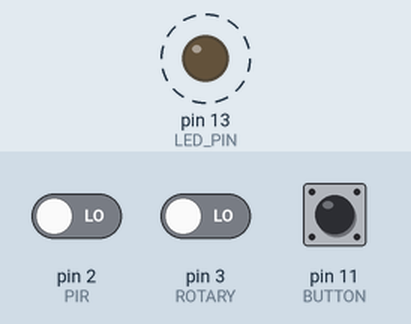
Simulated run of this sketch. Board: Arduino Uno, built with avr-gcc and run on an emulated ATmega328P. Parts: output pins drawn as LEDs (lit = HIGH). Dashed ring = blinking. The inputs (shaded band) are chosen by the test bench; at power-on: pin 2 (PIR) LOW, pin 3 (ROTARY) LOW, pin 11 (BUTTON) LOW. What the sketch prints to the serial monitor is not drawn.

Above: at 1.2 s.
1.3 s: pin 2 (PIR) driven HIGH
4.3 s: pin 3 (ROTARY) driven HIGH
7.3 s: pin 11 (BUTTON) pulled HIGH for 0.15 s
Timing chart, 0 to 16.3 s (numbered marks = the images above; inputs shaded):
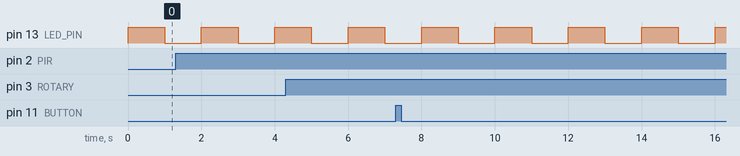

Measured:
- by itself, pin 13 (LED_PIN): alternates HIGH for 1.0 s and LOW for 1.0 s

The sketch:

TASK_M1.T4D.ino
```cpp
#include "PinChangeInt.h"

#define PIR 2
#define BUTTON 11
#define ROTARY 3

volatile int interruptNumber = 0;

// LED Pin
const int LED_PIN = PB5;

// Timer1 settings
const uint16_t TIMER1_LOAD = 0;
const uint16_t TIMER1_COMPARE = 15625; // 1 second with 1024 prescaler

void setup() {
    Serial.begin(9600);

    pinMode(PIR, INPUT);
    pinMode(BUTTON, INPUT);
    pinMode(ROTARY, INPUT);

    DDRB |= (1 << LED_PIN); // Set LED pin as output

    attachInterrupt(digitalPinToInterrupt(PIR), externalInterrupt1, CHANGE);
    attachInterrupt(digitalPinToInterrupt(ROTARY), externalInterrupt2, RISING);
    attachPinChangeInterrupt(BUTTON, externalInterrupt3, RISING);

    // Configure Timer1
    TCCR1A = 0; // Reset Timer1 control register A
    TCCR1B = (1 << WGM12) | (1 << CS12) | (1 << CS10); // CTC mode, prescaler 1024

    TCNT1 = TIMER1_LOAD;
    OCR1A = TIMER1_COMPARE;
    TIMSK1 = (1 << OCIE1A); // Enable Timer1 compare interrupt

    sei(); // Enable global interrupts

    Serial.println("Program Running...");
}

void loop() {
    delay(100);
}

ISR(TIMER1_COMPA_vect) {
    PORTB ^= (1 << LED_PIN);
    Serial.println("A Timer interrupt has occurred");
}

void externalInterrupt1() {
    interruptNumber = 1;
    Serial.println("External interrupt 1 has occurred (PIR)");
}

void externalInterrupt2() {
    delay(1); // Debounce
    interruptNumber = 2;
    Serial.println("External interrupt 2 has occurred (Rotary)");
}

void externalInterrupt3() {
    delay(1); // Debounce
    interruptNumber = 3;
    Serial.println("External interrupt 3 has occurred (Button)");
}
```
